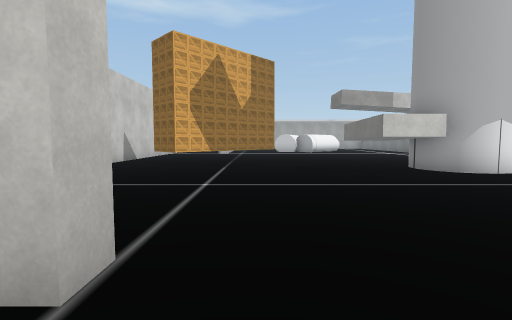
View 1 (above)

23 first-person views from a walk through a Unity game level. The camera is 1.5 m above the floor, tilts 4° down and sees 85° across. The floor is counted in squares, 2 m on a side. Each view is taken from the middle of a square. On the plan, view 1 faces up. The plan holds only what a view shows up to about 10 squares ahead; the rest is blank. The place goes on beyond the plan. The player character is not drawn. Some surface patterns are stand-ins.

View 2
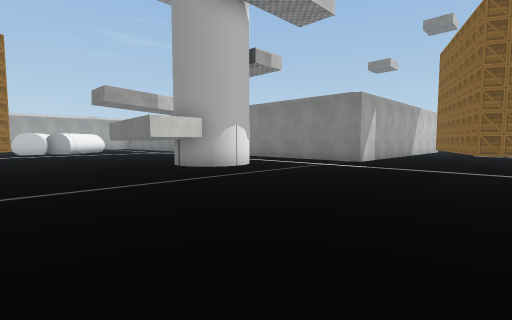

View 3
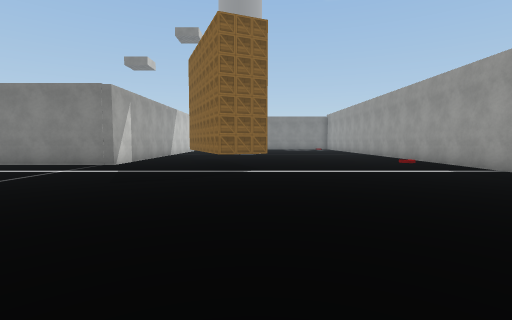

View 4
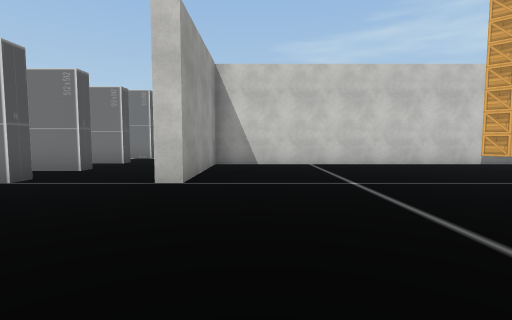

View 5
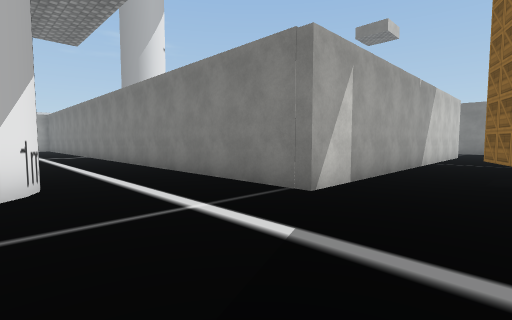

View 6
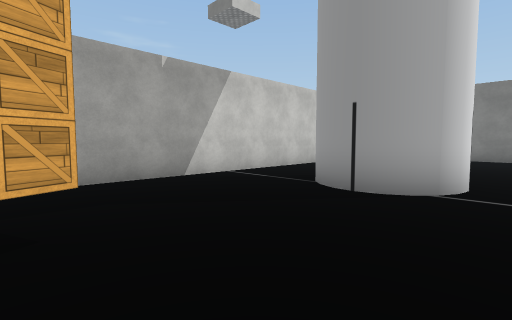

View 7
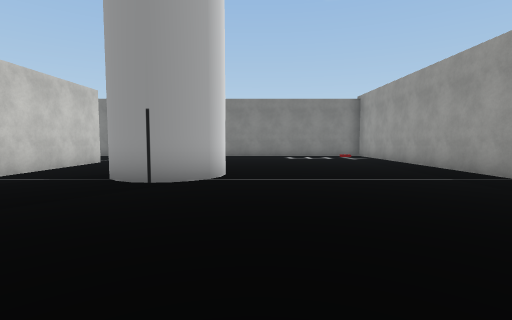

View 8
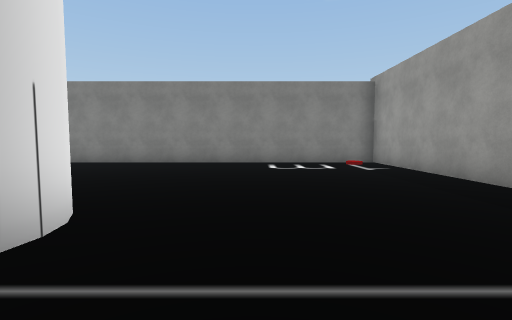

View 9
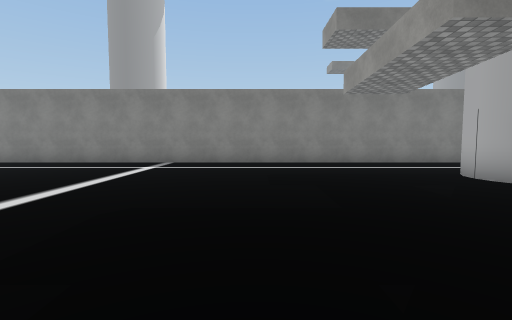

View 10
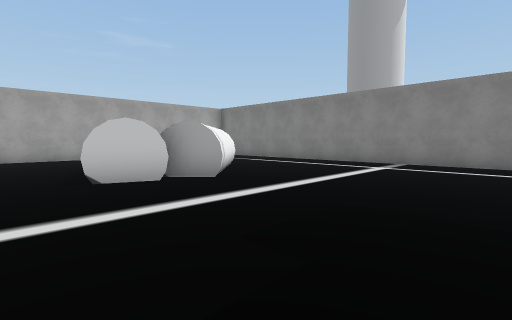

View 11
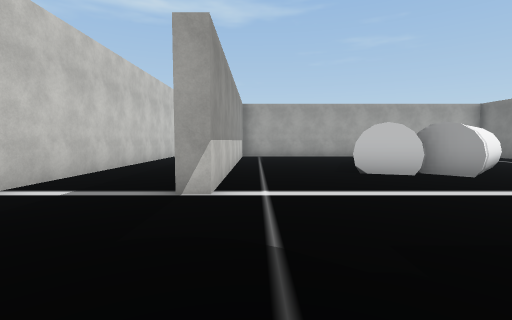

View 12
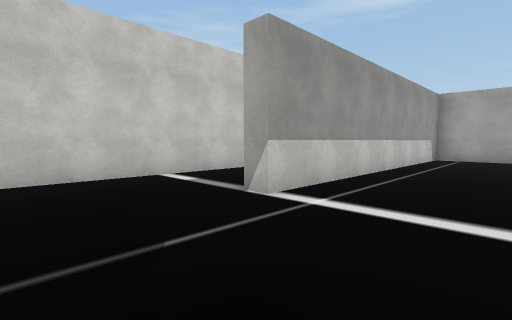

View 13
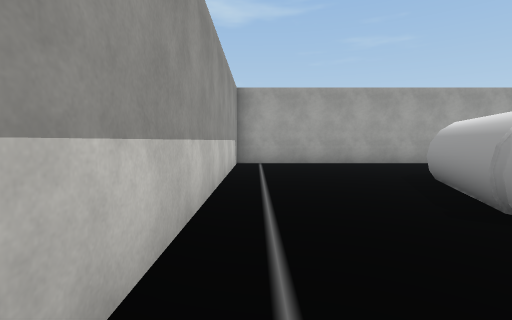

View 14
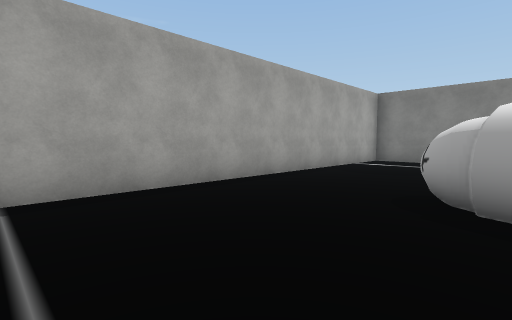

View 15
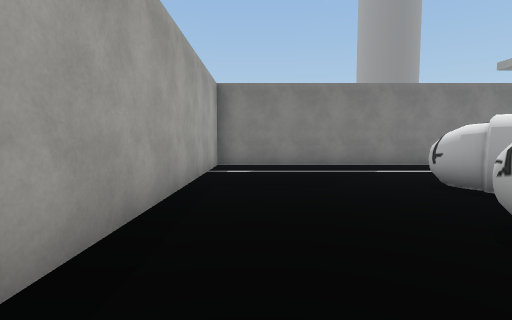

View 16
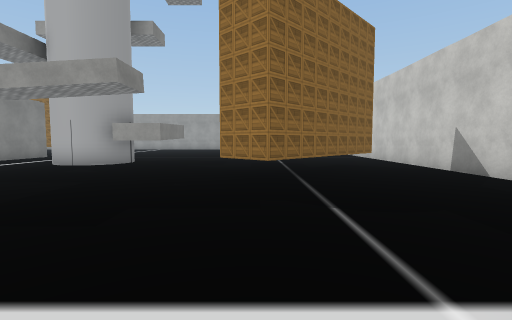

View 17
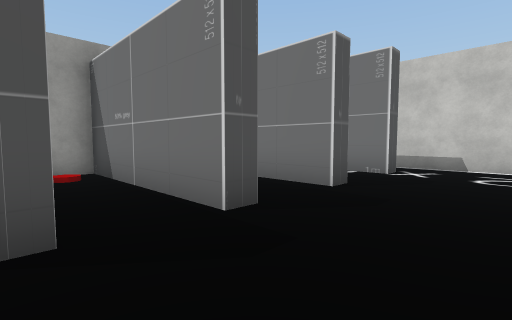

View 18
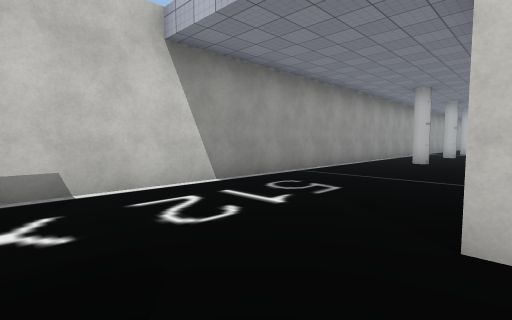

View 19
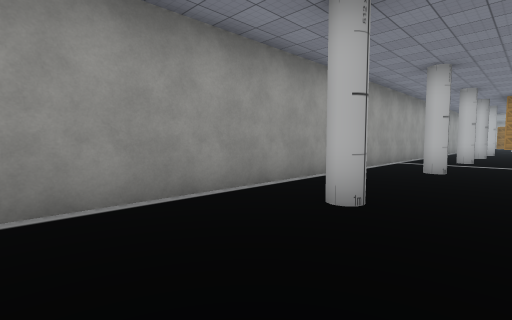

View 20
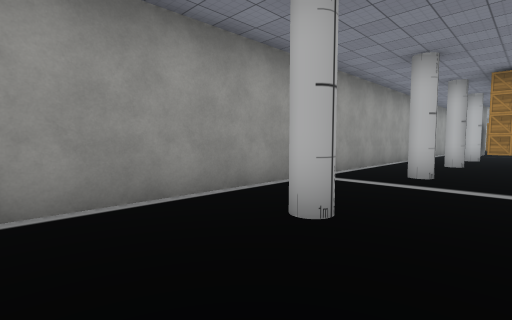

View 21
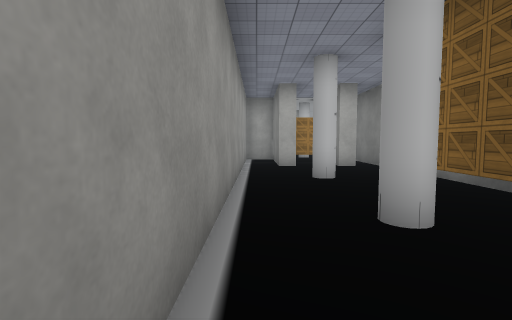

View 22
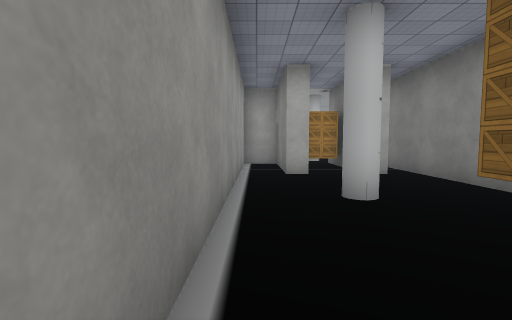

View 23
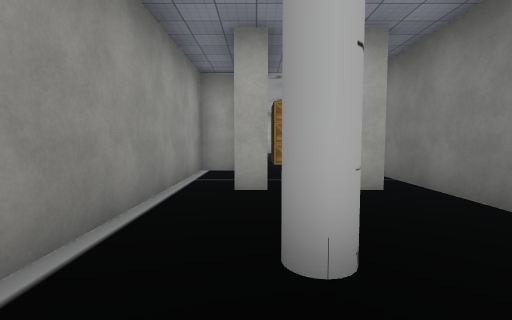

### Floor plan
Key: @ floor where view 1 was taken; # wall or solid block; . floor; T thing the floor can be seen under or through; R red disc; C crate; O other object.
Columns run from 10 left of view 1 to 25 right of it. Each row starts with its distance up from view 1.
 29 ###C
 28 #.#C #
 27 #.#.##
 26 #....#  #############
 25 #....#  #...........#
 24 #.#..#  #...........#
 23 #....#  #...........#
 22 #...##. #....#......#
 21 #.#.##. #....#..#...#
 20 #...##..#...## ##...#
 19 #....#..#...# ##....#
 18 #....#..#...###.....#
 17 #.#..#..#...........#
 16 #....#..#...........#
 15 #....#.. .  ........#
 14 #....#.  .   .......#
 13 #.#..#..............#
 12 #....#....T.........#
 11 #....#...TT.........#
 10 #....#..TT..........#
  9 #.#..#.TT...........#
  8 #....#.......####...#
  7 #....#.......####...#
  6 #....#..............#
  5 #....#..............###########
  4 #....#.........................   .#
  3 #....#.....  .................  ...#
  2 #....#####.   .......##....#   ....#
  1 #.....  ...   ....####.. .## ......#
  0 #.........@.  .....#..   ..##......#
 -1 #..........    ........  ..........#
 -2 #.#..#.#.#     .......   ..........#
 -3      # #       .......   ..........#
 -4        #.      .......   ..........#
 -5        #R       ....O.   .........O#
 -6        ##         ####     #########

Where each view was taken, in squares from view 1:
view 1: 0 up, 0 right, facing up
view 2: 0 up, 0 right, facing up-right
view 3: 0 up, 1 right, facing right
view 4: 3 up, 4 right, facing left
view 5: 2 up, 6 right, facing up-right
view 6: 1 down, 12 right, facing up-right
view 7: 1 down, 11 right, facing right
view 8: 2 down, 15 right, facing right
view 9: 13 up, 0 right, facing right
view 10: 13 up, 0 right, facing up-right
view 11: 12 up, 1 left, facing up
view 12: 13 up, 1 right, facing up-left
view 13: 16 up, 1 left, facing up
view 14: 21 up, 1 left, facing up-right
view 15: 24 up, 1 right, facing right
view 16: 17 up, 0 right, facing down
view 17: 1 up, 1 left, facing down-left
view 18: 1 down, 5 left, facing up-left
view 19: 6 up, 6 left, facing up-left
view 20: 11 up, 6 left, facing up-left
view 21: 18 up, 9 left, facing up
view 22: 20 up, 9 left, facing up
view 23: 22 up, 8 left, facing up
